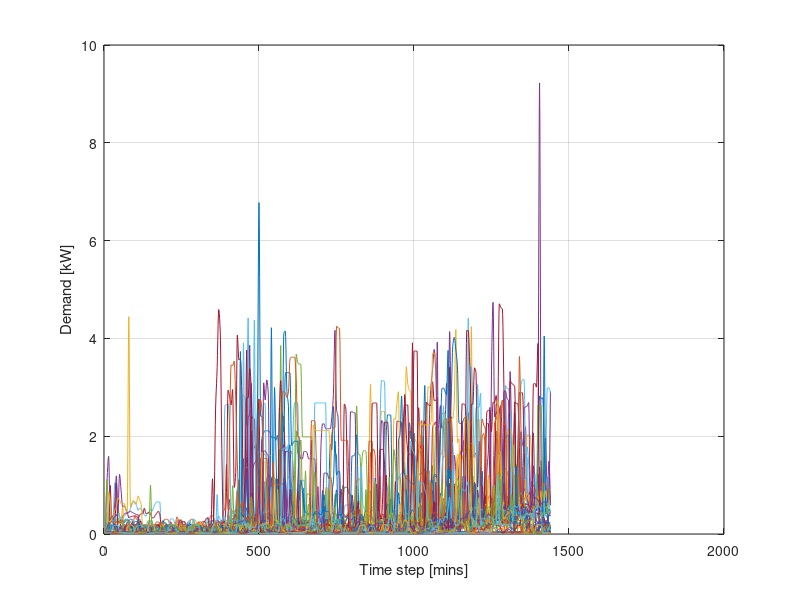
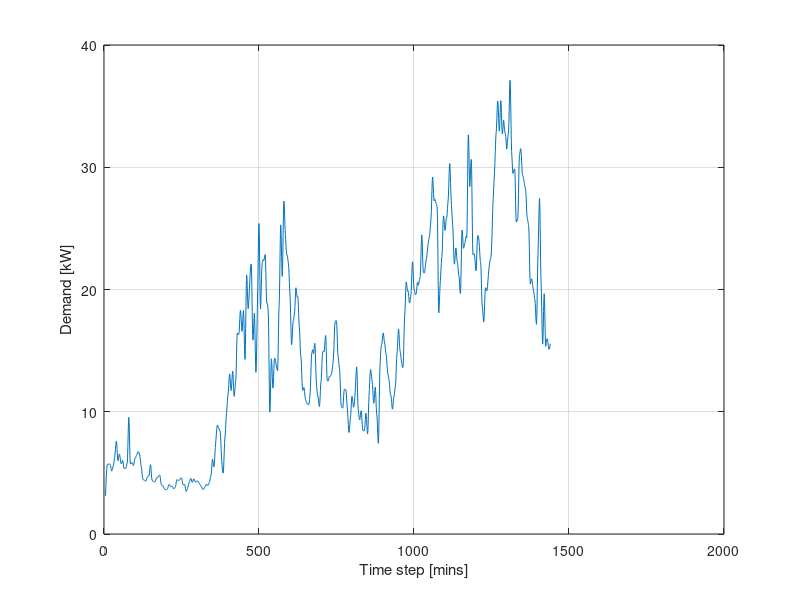

The MATLAB script that drew these images, in order:
% Prepare Summer Load profiles for analysis in OpenDSS
% This file extracts a 5-min summer load profile randomly from a 288x100 matrix
% It creates a 1-min profile and writes this to a .txt file
clear all

% Set directory and percentage of PV buses
mydir = 'C:\OpenDSS\Matlab_IEEEtestEU\PV_and_EV_profiles'; 
load('SummerLoadProfiles.mat');
num_loads=55;
summer_loads=zeros(1440,55);

% for num_loads
for n=1:num_loads
    load=SummerLoadProfiles(:,n).*0.75;
    % Interpolation and noise
    x=(1:288)';
    y=load;
    xi=(0.2:0.2:288)';
    load1=interp1(x,y,xi,'cubic');  % interpolate 5 min vales
    load1(load1<0)=0;
%     % Write to text files
%     filename = sprintf('summer_profile_%d.txt', n);
%     fid = fopen(filename, 'w');
%     fprintf(fid, '%f \n', load1(:));
%     fclose(fid);

    % Write to summer_loads array for plotting
    summer_loads(:,n)=load1;
end

% Sum PV inputs
total_load=(sum(summer_loads')');

figure(1)
plot(summer_loads)
xlabel('Time step [mins]')
ylabel('Demand [kW]')
grid on

figure(2)
plot(total_load)
xlabel('Time step [mins]')
ylabel('Demand [kW]')
grid on
